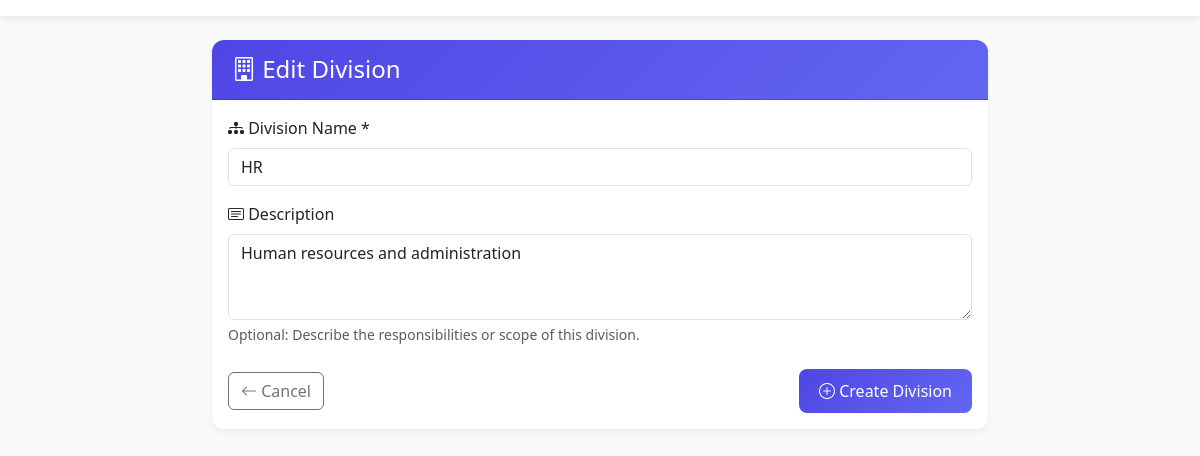
Page /divisions/4/edit/ on the earlier database version.
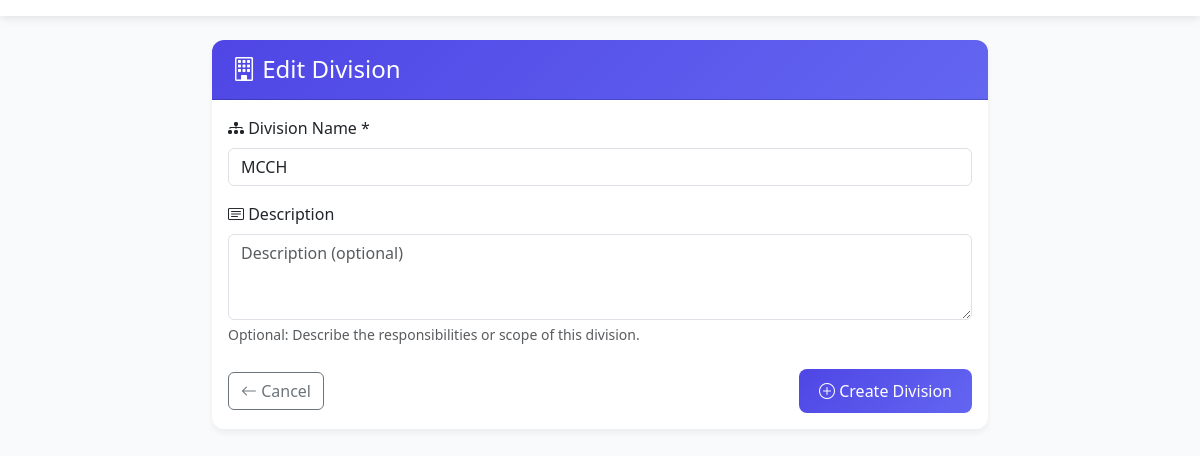
Same page on the later database version.
### tasks/models.py (models this page shows, shortened)
class Division(models.Model):
    name = models.CharField(max_length=100, unique=True)
    description = models.TextField(blank=True)
    code = models.CharField(max_length=20, blank=True, help_text="Unique division code (optional)")
    is_active = models.BooleanField(default=True)
    created_at = models.DateTimeField(auto_now_add=True)
    updated_at = models.DateTimeField(auto_now=True)
    class Meta:
        ordering = ['name']
        verbose_name_plural = "Divisions"

### tasks/views.py (the view)
# urls.py: path('divisions/<int:pk>/edit/', views.edit_division, name='edit_division'),
def edit_division(request, pk):
    division = get_object_or_404(Division, pk=pk)
    if request.method == 'POST':
        form = DivisionForm(request.POST, instance=division)
        if form.is_valid():
            form.save()
            messages.success(request, "Division updated successfully.")
            return redirect('division_list')
    else:
        form = DivisionForm(instance=division)
    return render(request, 'divisions/division_form.html', {'form': form, 'title': 'Edit Division'})

### tasks/forms.py
class DivisionForm(forms.ModelForm):
    class Meta:
        model = Division
        fields = ['name', 'description']
        widgets = {
            'name': forms.TextInput(attrs={'class': 'form-control', 'placeholder': 'Division Name'}),
            'description': forms.Textarea(attrs={'class': 'form-control', 'rows': 3, 'placeholder': 'Description (optional)'}),
        }

### templates/divisions/division_form.html (shortened to what this page needs)
{% extends 'base.html' %}
{% block content %}
<div class="row justify-content-center">
    <div class="col-lg-8">
        <div class="card">
            <div class="card-header">
                <h4 class="mb-0">
                    <i class="bi bi-building"></i> {{ title }}
                </h4>
            </div>
            <div class="card-body">
                <form method="post" novalidate>
                    <div class="mb-3">
                        <label for="{{ form.name.id_for_label }}" class="form-label">
                            <i class="bi bi-diagram-3-fill"></i> Division Name *
                        </label>
                        {{ form.name }}
                    </div>
                    <div class="mb-3">
                        <label for="{{ form.description.id_for_label }}" class="form-label">
                            <i class="bi bi-card-text"></i> Description
                        </label>
                        {{ form.description }}
                        <div class="form-text">Optional: Describe the responsibilities or scope of this division.</div>
                    </div>
                    <div class="d-flex justify-content-between align-items-center mt-4">
                        <a href="{% url 'dashboard' %}" class="btn btn-outline-secondary">
                            <i class="bi bi-arrow-left"></i> Cancel
                        </a>
                        <button type="submit" class="btn btn-primary">
                            <i class="bi bi-plus-circle"></i> Create Division
                        </button>
                    </div>
                </form>
            </div>
        </div>
    </div>
</div>
{% endblock %}

### templates/base.html (shortened to what this page needs)
{% load static %}
<!DOCTYPE html>
<html lang="en">
<head>
    <link href="https://cdn.jsdelivr.net/npm/bootstrap@5.3.0/dist/css/bootstrap.min.css" rel="stylesheet">
    <link href="https://cdn.jsdelivr.net/npm/bootstrap-icons@1.10.0/font/bootstrap-icons.css" rel="stylesheet">
</head>
<body>
<nav class="navbar navbar-expand-lg navbar-light bg-white">
</nav>
<div class="container-fluid">
    <div class="row">
        {% if user.is_authenticated %}
        <div class="col-md-2 p-0">
            <nav class="sidebar bg-primary vh-100">
                <div class="sidebar-sticky pt-3">
                    <ul class="nav flex-column">
                        <li class="nav-item"><a class="nav-link {% if request.resolver_match.url_name == 'dashboard' %}active{% endif %}" href="{% url 'dashboard' %}"><i class="bi bi-speedometer2"></i> Dashboard</a></li>
                        <li class="nav-item"><a class="nav-link {% if request.resolver_match.url_name == 'task_list' %}active{% endif %}" href="{% url 'task_list' %}"><i class="bi bi-list-task"></i> Tasks</a></li>
                        <li class="nav-item"><a class="nav-link {% if request.resolver_match.url_name == 'task_create' %}active{% endif %}" href="{% url 'task_create' %}"><i class="bi bi-plus-circle"></i> Create Task</a></li>
                        <li class="nav-item"><a class="nav-link {% if request.resolver_match.url_name == 'reports' %}active{% endif %}" href="{% url 'reports' %}"><i class="bi bi-bar-chart"></i> Reports</a></li>
                        {% if user.is_admin %}
                        <li class="nav-item"><a class="nav-link {% if request.resolver_match.url_name == 'user_management' %}active{% endif %}" href="{% url 'user_management' %}"><i class="bi bi-people"></i> Users</a></li>
                        {% endif %}
                        {% if user.is_super_admin %}
                        <li class="nav-item"><a class="nav-link {% if request.resolver_match.url_name == 'project_list' %}active{% endif %}" href="{% url 'project_list' %}"><i class="bi bi-folder"></i> Projects</a></li>
                        <li class="nav-item"><a class="nav-link {% if request.resolver_match.url_name == 'project_create' %}active{% endif %}" href="{% url 'project_create' %}"><i class="bi bi-folder-plus"></i> Create Project</a></li>
                        <li class="nav-item"><a class="nav-link {% if request.resolver_match.url_name == 'division_list' %}active{% endif %}" href="{% url 'division_list' %}"><i class="bi bi-diagram-3"></i> View Divisions</a></li>
                        {% endif %}
                    </ul>
                </div>
            </nav>
        </div>
        <div class="col-md-10 ms-sm-auto px-md-4">
        {% else %}
        <div class="col-12">
        {% endif %}
        <main class="py-4">
            {% block content %}{% endblock %}
        </main>
        </div>
    </div>
</div>
</body>
</html>

### templates/base.html (style rules this page uses)
:root { --primary-color: #4f46e5; --secondary-color: #6366f1; --success-color: #10b981; --warning-color: #f59e0b; --danger-color: #ef4444; --dark-color: #1f2937; --light-color: #f8fafc; }
body { background-color: var(--light-color); font-family: 'Segoe UI', Tahoma, Geneva, Verdana, sans-serif; }
.card { border: none; border-radius: 12px; box-shadow: 0 4px 6px rgba(0,0,0,0.05); transition: all 0.3s ease; }
.card-header { background: linear-gradient(135deg, var(--primary-color), var(--secondary-color)); color: white; border-radius: 12px 12px 0 0 !important; padding: 15px 20px; }
.btn-primary { background: linear-gradient(135deg, var(--primary-color), var(--secondary-color)); border: none; border-radius: 8px; padding: 10px 20px; transition: all 0.3s ease; }
.navbar { box-shadow: 0 2px 10px rgba(0,0,0,0.1); }

Differences in the rows shown:
changed Division: name "HR" → "MCCH"; description "Human resources and administration" → (not shown)
